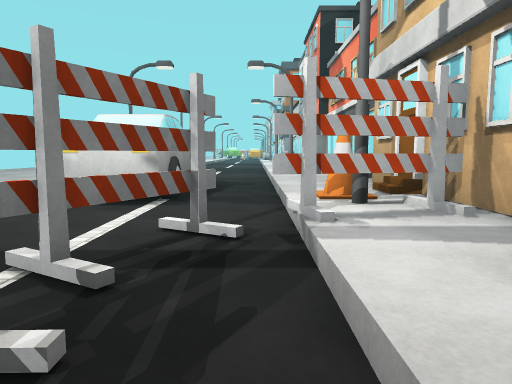
View 1 (above)

16 first-person views from a walk through a scene from a Unity 3-D project. The camera is 1.3 m above the floor, tilts 6° down and sees 70° across. The floor is counted in squares, 2 m on a side. Each view is taken from the middle of a square. On the plan, view 1 faces up. The plan holds only what a view shows up to about 11 squares ahead; the rest is blank. The place goes on beyond the plan. The player character is not drawn. Some animated figures are not drawn. Surface patterns are stand-ins for the level's own textures.

View 2
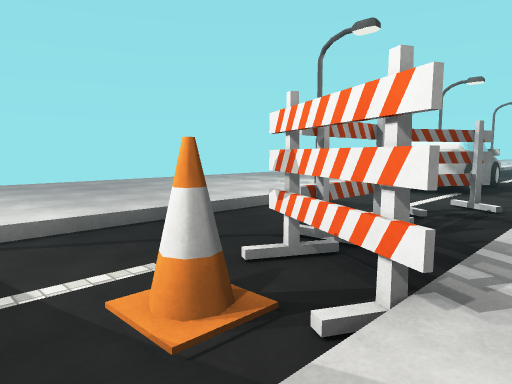

View 3
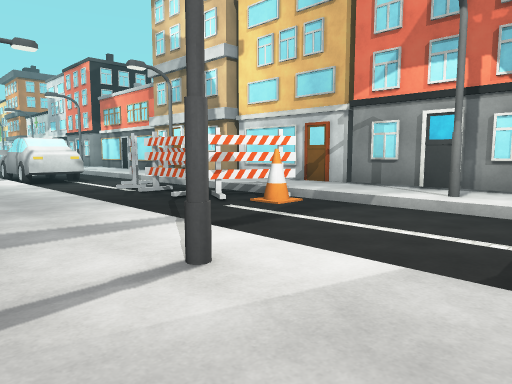

View 4
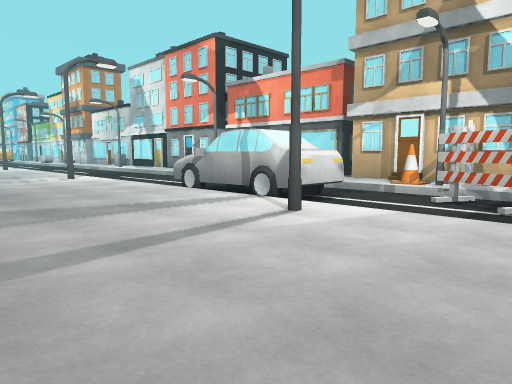

View 5
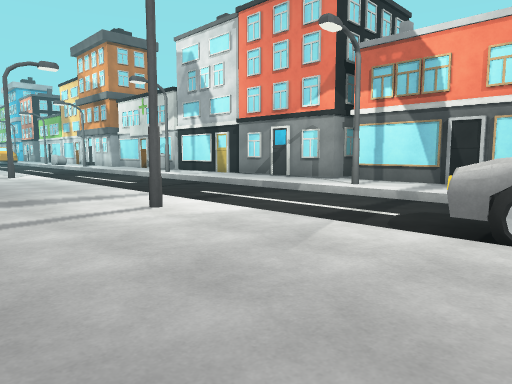

View 6
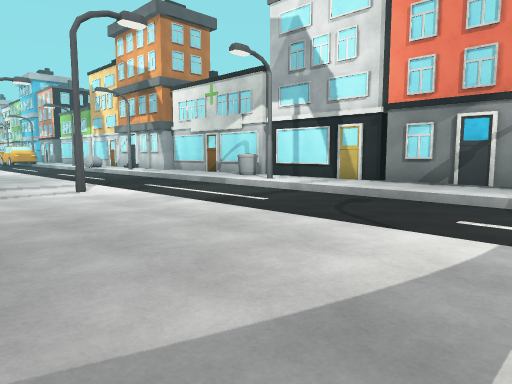

View 7
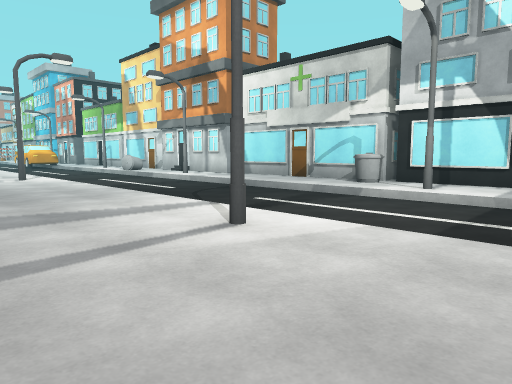

View 8
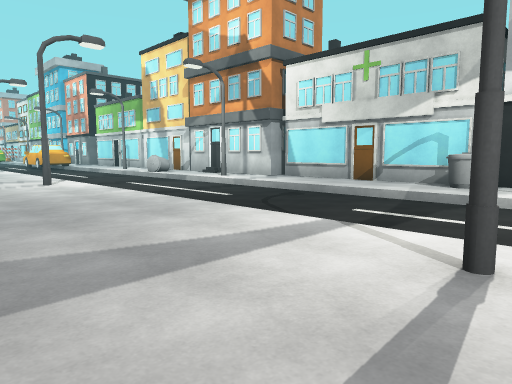

View 9
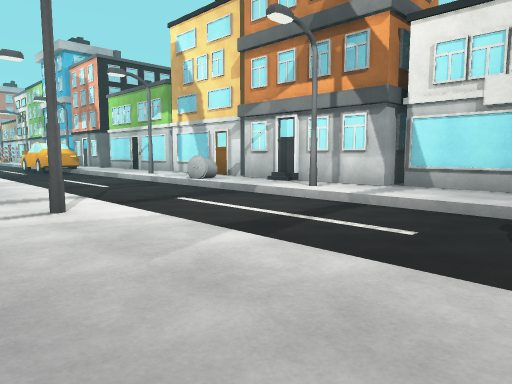

View 10
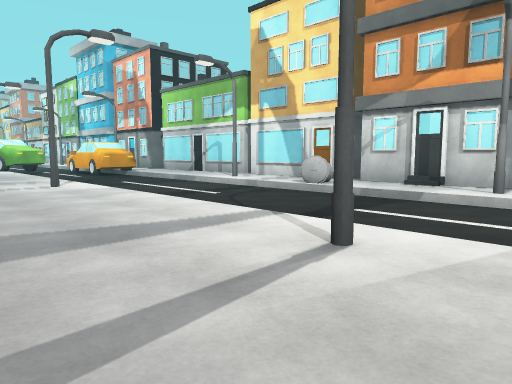

View 11
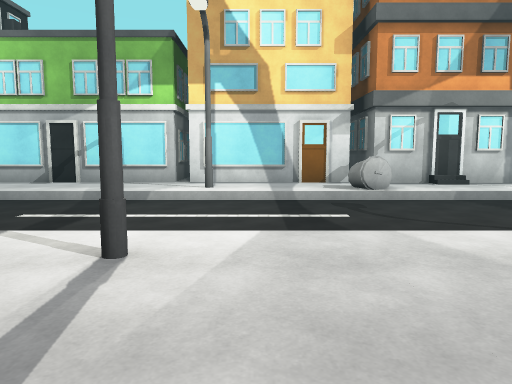

View 12
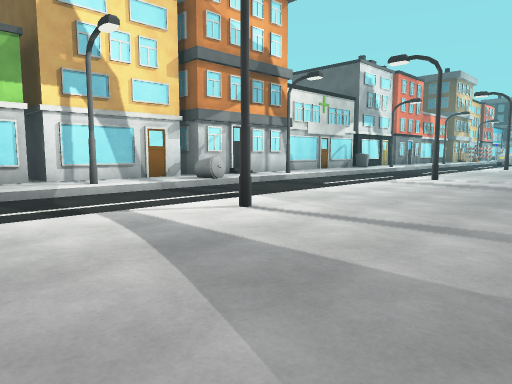

View 13
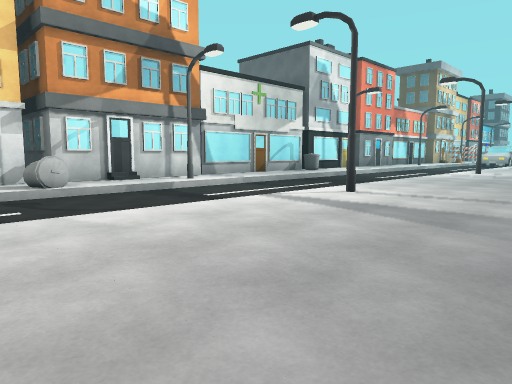

View 14
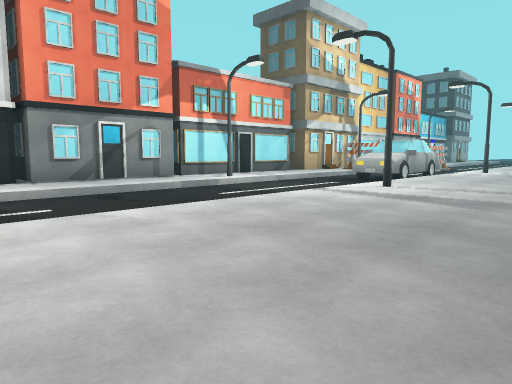

View 15
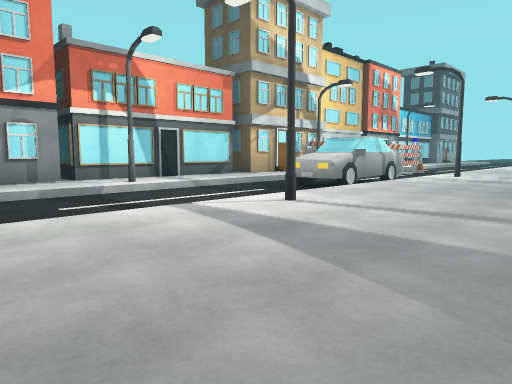

View 16
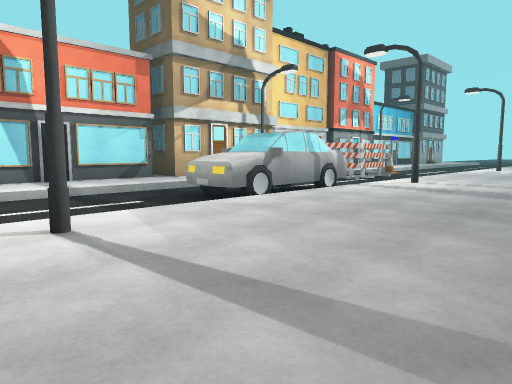

### Floor plan
Key: @ floor where view 1 was taken; # wall or solid block; x gap in a wall; . main floor; - floor 0.25 m lower than the main floor; / step, stairs or slope; H house; B bin; O other object.
Columns run from 7 left of view 1 to 5 right of it. Each row starts with its distance up from view 1.
 36 ..../---..
 35 ..../---..
 34 ..../---..#
 33 ...#/---#.#
 32 ..../---..
 31 ..../---.H
 30 ..../---B.#
 29 ..../---.##
 28  .../---.#
 27  .../---.#
 26  ..#/---###
 25  .../---..#
 24  .../---..
 23   ../---.H
 22   ../---..
 21  .../---..
 20  .../---.B#
 19  ..#/---#.
 18 ..../---..
 17 ..../---.H
 16 ..../---..#
 15 ..../---.##
 14 ..../---.#
 13 ..../---.#
 12 ..../---..HHH
 11 ...#/---#.
 10 ..../---..
  9 ..../---..
  8  .../O--..
  7  .../OO-..#
  6  .../OO-.##
  5 ..../O--.#
  4 ...#/---O#
  3 ..../-####
  2 ..../-#-..
  1 ..../-x-..
  0 ..../-#@..
 -1 ..../-##.H
 -2 ..../--O.##
 -3   ../---.#
 -4   .#/---##
 -5   ../---.H
 -6   ../-

Positions as (right, up) in squares from view 1, and headings:
1: (0, 0), facing up
2: (1, -3), facing up-left
3: (-5, -6), facing up-right
4: (-7, 1), facing up-right
5: (-6, 7), facing up-right
6: (-6, 12), facing up-right
7: (-6, 16), facing up-right
8: (-6, 18), facing up-right
9: (-5, 22), facing up-right
10: (-6, 25), facing up-right
11: (-6, 32), facing right
12: (-7, 36), facing down-right
13: (-7, 32), facing down-right
14: (-7, 18), facing down-right
15: (-7, 15), facing down-right
16: (-7, 12), facing down-right
